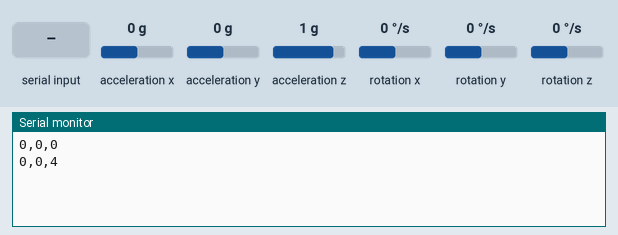
The sketch below on a simulated Arduino Uno, built with avr-gcc and run on an emulated ATmega328P. Shown: the last lines printed to the serial monitor. Wiring (inferred from the names in the program): MPU-6050 motion sensor at I2C address 0x68. Inputs (shaded band) come from the test bench; at power-on: acceleration x 0 g, acceleration y 0 g, acceleration z 1 g, rotation x 0 °/s, rotation y 0 °/s, rotation z 0 °/s.

Above: at 1.7 s.
1.8 s: "geta\n" received over Serial
At 2.6 s:
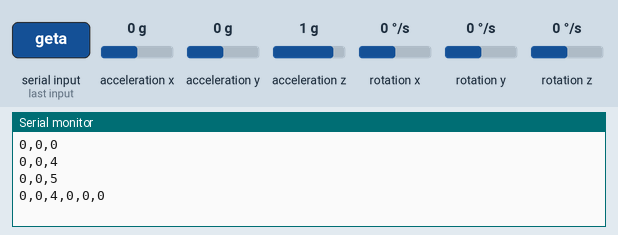
3.3 s: acceleration x set to -1.4 g
At 4.6 s:
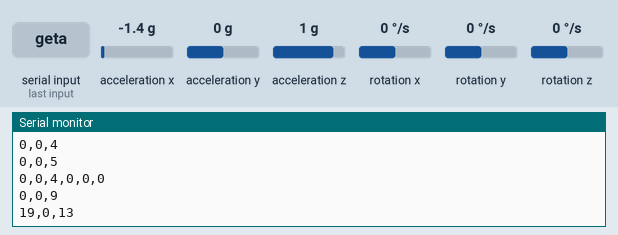
4.8 s: acceleration y set to -1.4 g
At 5.6 s:
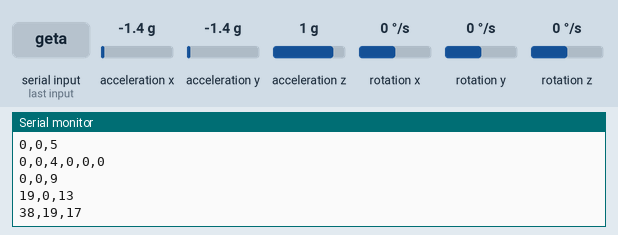
6.3 s: acceleration z set to -1.4 g
At 7.3 s:
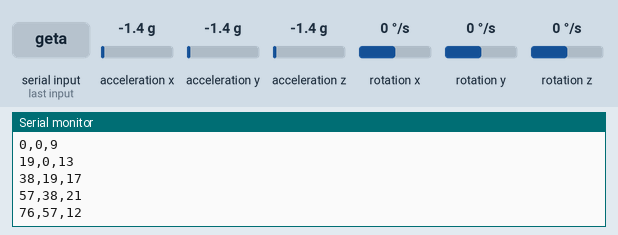
7.8 s: "set\n" received over Serial
At 8.6 s:
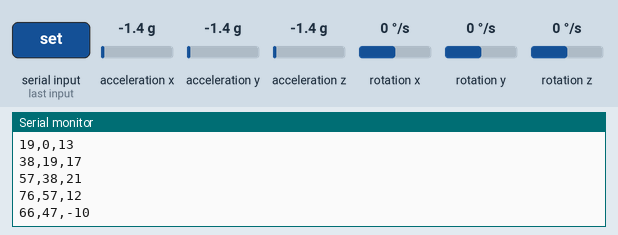
Timing chart, 0 to 10.3 s (numbered marks = the images above; inputs shaded):
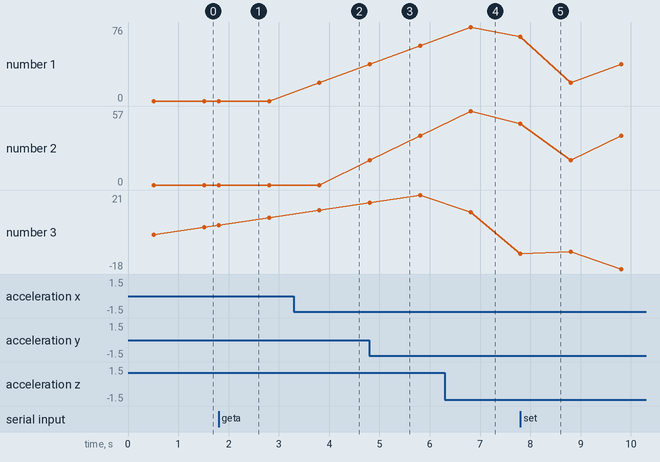

The sketch:

Airmouse_Gyro.ino.ino
```cpp
#include <MPU6050.h>
#include<Wire.h>

const int MPU = 0x68; //MPU6050 I2C주소
int AcX, AcY, AcZ, Tmp, GyX, GyY, GyZ, Vx, Vy, Vz, dt;
int AcX_calibrate = 0, AcY_calibrate = 0, AcZ_calibrate = 0,
    GyX_calibrate = 0, GyY_calibrate = 0, GyZ_calibrate = 0;
String Command;
unsigned long timeCurr, timePrev;
float a = 1.1123;

void get6050();
MPU6050 mpu;


void calibrate() {
  AcX_calibrate = 0; AcY_calibrate = 0; AcZ_calibrate = 0;
  GyX_calibrate = 0; GyY_calibrate = 0; GyZ_calibrate = 0;
  int calibrate_rate = 5;
  for (int i = 0; i < calibrate_rate; i++) {
    get6050();
    AcX_calibrate = AcX_calibrate + AcX / calibrate_rate;
    AcY_calibrate = AcY_calibrate + AcY / calibrate_rate;
    AcZ_calibrate = AcZ_calibrate + AcZ / calibrate_rate;
    GyX_calibrate = GyX_calibrate + GyX / calibrate_rate;
    GyY_calibrate = GyY_calibrate + GyY / calibrate_rate;
    GyZ_calibrate = GyZ_calibrate + GyZ / calibrate_rate;
  }
}
void check_calibrate() {
  Serial.print(AcX_calibrate);
  Serial.print(",");
  Serial.print(AcY_calibrate);
  Serial.print(",");
  Serial.print(AcZ_calibrate);
  Serial.print(",");
  Serial.print(GyX_calibrate);
  Serial.print(",");
  Serial.print(GyY_calibrate);
  Serial.print(",");
  Serial.print(GyZ_calibrate);
  Serial.println();
}

void setup()
{
  Vx = 0; Vy = 0; Vz = 0;
  //  mpu.initialize();
  Wire.begin();
  Wire.beginTransmission(MPU);
  Wire.write(0x6B);
  Wire.write(0);//MPU6050 을 동작 대기 모드로 변경
  Wire.endTransmission(true);
  //  mpu.setFullScaleAccelRange(MPU6050_ACCEL_FS_16);
  Command = "";
  Serial.begin(115200);
  get6050();
  calibrate();
  //  check_calibrate();
  delay(500);
  timePrev = millis();
}

void loop()
{
  //  int i = 0;
  get6050();//센서값 갱신
  timeCurr = millis();
  dt = timeCurr - timePrev;
  Vx = Vx + (((AcX - AcX_calibrate) * dt) / 1000);
  Vy = Vy + (((AcY - AcY_calibrate) * dt) / 1000);
  Vz = Vz + (((AcZ - AcZ_calibrate) * dt) / 1000);
  Serial.print(Vx);
  Serial.print(",");
  Serial.print(Vy);
  Serial.print(",");
  Serial.print(Vz);
  Serial.println();
  if (Command == "set") {
    Vx = 0; Vy = 0; Vz = 0;
  }
  if (Command == "geta") {
    Serial.print(AcX - AcX_calibrate);
    Serial.print(",");
    Serial.print(AcY - AcY_calibrate);
    Serial.print(",");
    Serial.print(AcZ - AcZ_calibrate);
    Serial.print(",");
    Serial.print(GyX - GyX_calibrate);
    Serial.print(',');
    Serial.print(GyY - GyY_calibrate);
    Serial.print(',');
    Serial.print(GyZ - GyZ_calibrate);
    Serial.println();
  }
  else if (Command == "check calibrate") {
    check_calibrate();
  } else if (Command == "stop") {
    Serial.end();
    while (1);
  }
  Command = Serial.readStringUntil('\n');
  timePrev = timeCurr;
}


void get6050() {
  Wire.beginTransmission(MPU);//MPU6050 호출
  Wire.write(0x3B);//AcX 레지스터 위치 요청
  Wire.endTransmission(false);
  Wire.requestFrom(MPU, 14, true); //14byte의 데이터를 요청
  AcX = Wire.read() << 8 | Wire.read(); //두개의 나뉘어진 바이트를 하나로 이어붙입니다.
  AcY = Wire.read() << 8 | Wire.read();
  AcZ = Wire.read() << 8 | Wire.read();
  Tmp = Wire.read() << 8 | Wire.read();
  GyX = Wire.read() << 8 | Wire.read();
  GyY = Wire.read() << 8 | Wire.read();
  GyZ = Wire.read() << 8 | Wire.read();
}
```

Measured:
- after the input at 1.8 s, the serial monitor: prints a new line at once (image 1)
- after the input at 3.3 s, the serial monitor: prints a new line after 0.51 s (image 2)
- after the input at 4.8 s, the serial monitor: prints a new line at once (image 3)
- after the input at 6.3 s, the serial monitor: prints a new line after 0.51 s (image 4)
- after the input at 7.8 s, the serial monitor: prints a new line at once (image 5)
- plotted number 1: 0 → 19 after the input at 3.3 s
- plotted number 3: 4 → 9 after the input at 1.8 s, 21 → 12 after the input at 6.3 s, 12 → -18 after the input at 7.8 s
